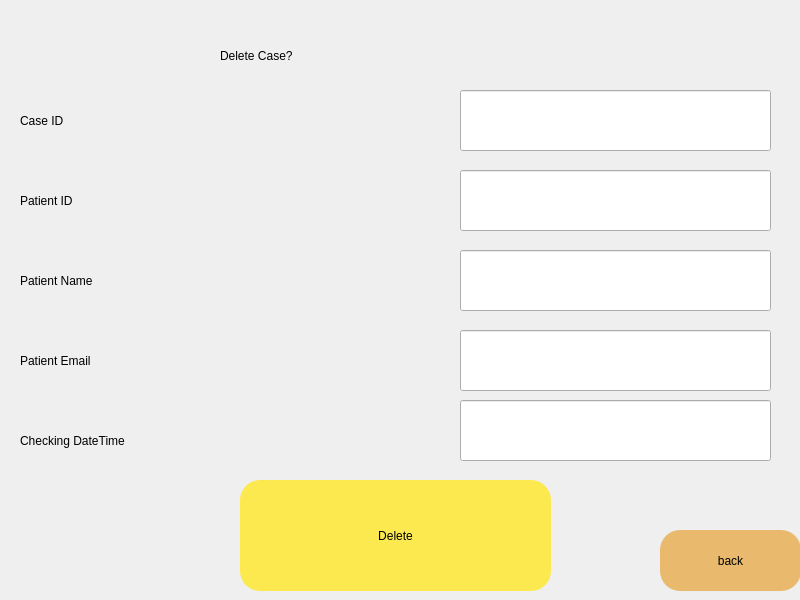
<?xml version="1.0" encoding="UTF-8"?>
<ui version="4.0">
 <class>bgwidget</class>
 <widget class="QDialog" name="bgwidget">
  <property name="geometry">
   <rect>
    <x>0</x>
    <y>0</y>
    <width>800</width>
    <height>600</height>
   </rect>
  </property>
  <property name="windowTitle">
   <string>Dialog</string>
  </property>
  <property name="styleSheet">
   <string notr="true">QWidget

#bgwidget { background: qlineargradient(spread:pad, x1:0, y1:0, x2:1, y2:1, stop:0 rgba(92, 149, 255, 255), stop:1 rgba(255, 255, 255, 255))}</string>
  </property>
  <widget class="QLabel" name="label">
   <property name="geometry">
    <rect>
     <x>220</x>
     <y>20</y>
     <width>381</width>
     <height>71</height>
    </rect>
   </property>
   <property name="styleSheet">
    <string notr="true">font: 48pt &quot;Ubuntu&quot;;</string>
   </property>
   <property name="text">
    <string>Delete Case?</string>
   </property>
  </widget>
  <widget class="QPushButton" name="delete_2_btn">
   <property name="geometry">
    <rect>
     <x>240</x>
     <y>480</y>
     <width>311</width>
     <height>111</height>
    </rect>
   </property>
   <property name="styleSheet">
    <string notr="true">border-radius: 20px;
background-color: rgb(252, 233, 79);
font: 32pt &quot;Ubuntu&quot;;</string>
   </property>
   <property name="text">
    <string>Delete</string>
   </property>
  </widget>
  <widget class="QLineEdit" name="patientid">
   <property name="geometry">
    <rect>
     <x>460</x>
     <y>170</y>
     <width>311</width>
     <height>61</height>
    </rect>
   </property>
  </widget>
  <widget class="QLineEdit" name="patientname">
   <property name="geometry">
    <rect>
     <x>460</x>
     <y>250</y>
     <width>311</width>
     <height>61</height>
    </rect>
   </property>
   <property name="text">
    <string/>
   </property>
  </widget>
  <widget class="QLabel" name="label_2">
   <property name="geometry">
    <rect>
     <x>20</x>
     <y>170</y>
     <width>281</width>
     <height>61</height>
    </rect>
   </property>
   <property name="styleSheet">
    <string notr="true">font: 36pt &quot;Ubuntu&quot;;</string>
   </property>
   <property name="text">
    <string>Patient ID</string>
   </property>
  </widget>
  <widget class="QLabel" name="label_3">
   <property name="geometry">
    <rect>
     <x>20</x>
     <y>250</y>
     <width>311</width>
     <height>61</height>
    </rect>
   </property>
   <property name="styleSheet">
    <string notr="true">font: 36pt &quot;Ubuntu&quot;;</string>
   </property>
   <property name="text">
    <string>Patient Name</string>
   </property>
  </widget>
  <widget class="QLabel" name="error">
   <property name="geometry">
    <rect>
     <x>290</x>
     <y>430</y>
     <width>321</width>
     <height>31</height>
    </rect>
   </property>
   <property name="styleSheet">
    <string notr="true">color: rgb(239, 41, 41);</string>
   </property>
   <property name="text">
    <string/>
   </property>
  </widget>
  <widget class="QPushButton" name="query_btn">
   <property name="geometry">
    <rect>
     <x>660</x>
     <y>530</y>
     <width>141</width>
     <height>61</height>
    </rect>
   </property>
   <property name="styleSheet">
    <string notr="true">border-radius: 20px;
background-color: rgb(233, 185, 110);
font: 24pt &quot;Ubuntu&quot;;</string>
   </property>
   <property name="text">
    <string>back</string>
   </property>
  </widget>
  <widget class="QLineEdit" name="patientemail">
   <property name="geometry">
    <rect>
     <x>460</x>
     <y>330</y>
     <width>311</width>
     <height>61</height>
    </rect>
   </property>
   <property name="text">
    <string/>
   </property>
  </widget>
  <widget class="QLabel" name="label_4">
   <property name="geometry">
    <rect>
     <x>20</x>
     <y>330</y>
     <width>301</width>
     <height>61</height>
    </rect>
   </property>
   <property name="styleSheet">
    <string notr="true">font: 36pt &quot;Ubuntu&quot;;</string>
   </property>
   <property name="text">
    <string>Patient Email</string>
   </property>
  </widget>
  <widget class="QLineEdit" name="caseid">
   <property name="geometry">
    <rect>
     <x>460</x>
     <y>90</y>
     <width>311</width>
     <height>61</height>
    </rect>
   </property>
   <property name="text">
    <string/>
   </property>
  </widget>
  <widget class="QLabel" name="label_5">
   <property name="geometry">
    <rect>
     <x>20</x>
     <y>90</y>
     <width>281</width>
     <height>61</height>
    </rect>
   </property>
   <property name="styleSheet">
    <string notr="true">font: 36pt &quot;Ubuntu&quot;;</string>
   </property>
   <property name="text">
    <string>Case ID</string>
   </property>
  </widget>
  <widget class="QLabel" name="label_6">
   <property name="geometry">
    <rect>
     <x>20</x>
     <y>410</y>
     <width>421</width>
     <height>61</height>
    </rect>
   </property>
   <property name="styleSheet">
    <string notr="true">font: 36pt &quot;Ubuntu&quot;;</string>
   </property>
   <property name="text">
    <string>Checking DateTime</string>
   </property>
  </widget>
  <widget class="QLineEdit" name="checkingdatetime">
   <property name="geometry">
    <rect>
     <x>460</x>
     <y>400</y>
     <width>311</width>
     <height>61</height>
    </rect>
   </property>
   <property name="text">
    <string/>
   </property>
  </widget>
  <zorder>label</zorder>
  <zorder>delete_2_btn</zorder>
  <zorder>patientid</zorder>
  <zorder>label_2</zorder>
  <zorder>label_3</zorder>
  <zorder>error</zorder>
  <zorder>query_btn</zorder>
  <zorder>patientemail</zorder>
  <zorder>label_4</zorder>
  <zorder>patientname</zorder>
  <zorder>caseid</zorder>
  <zorder>label_5</zorder>
  <zorder>label_6</zorder>
  <zorder>checkingdatetime</zorder>
 </widget>
 <resources/>
 <connections/>
</ui>
